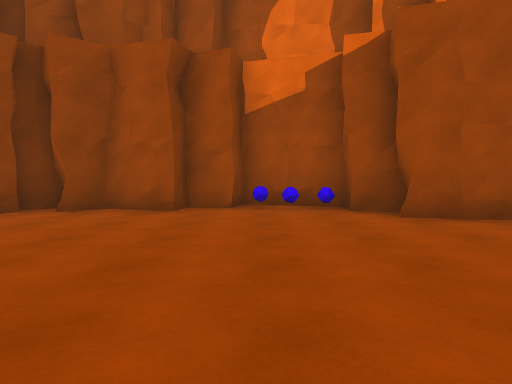
View 1 (above)

17 first-person views from a walk through a 3-D level made in the Unity game engine. The camera is 1.2 m above the floor, tilts 2° down and sees 75° across. The floor is counted in squares, 2 m on a side. Each view is taken from the middle of a square. On the plan, view 1 faces up. The plan holds only what a view shows up to about 10 squares ahead; the rest is blank. The place goes on beyond the plan. The player character is not drawn. Some animated figures are not drawn.

View 2
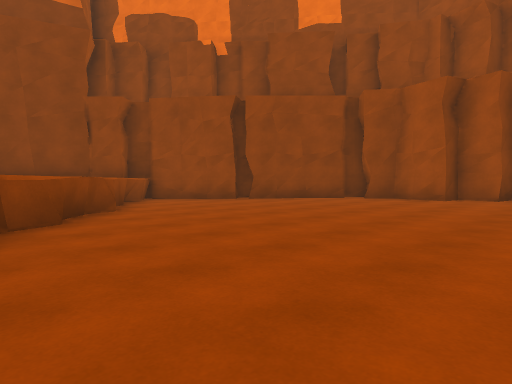

View 3
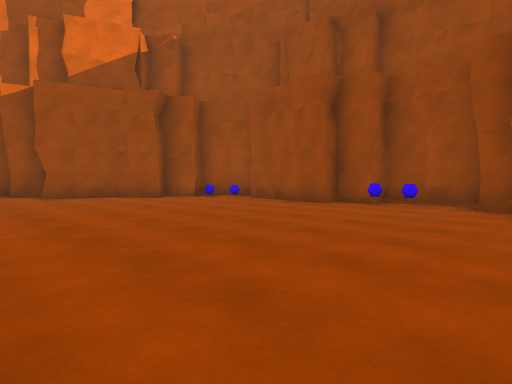

View 4
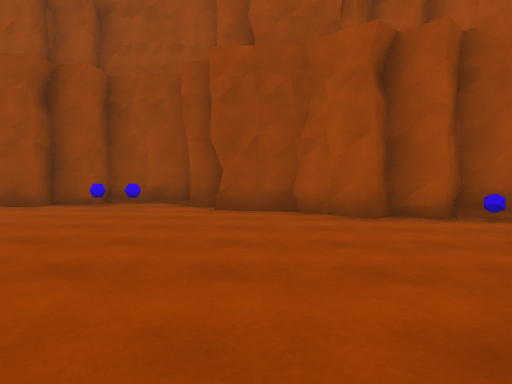

View 5
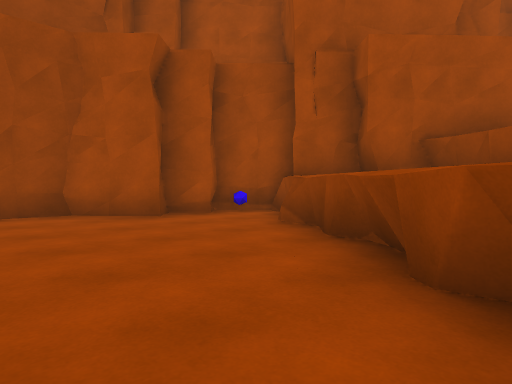

View 6
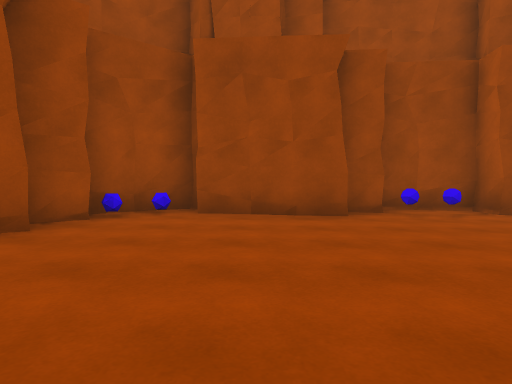

View 7
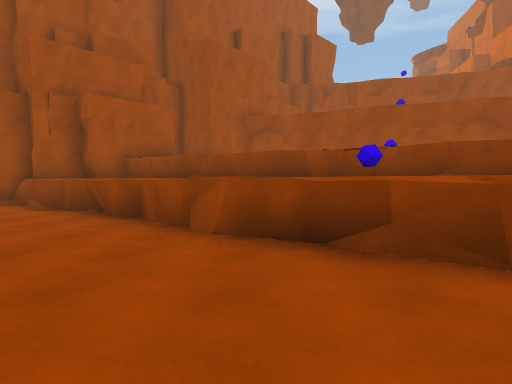

View 8
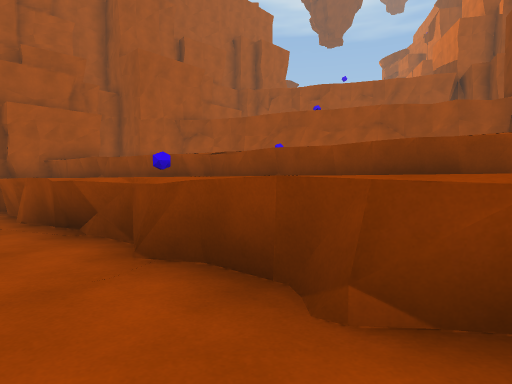

View 9
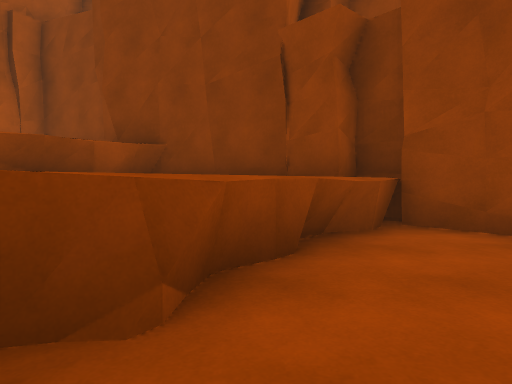

View 10
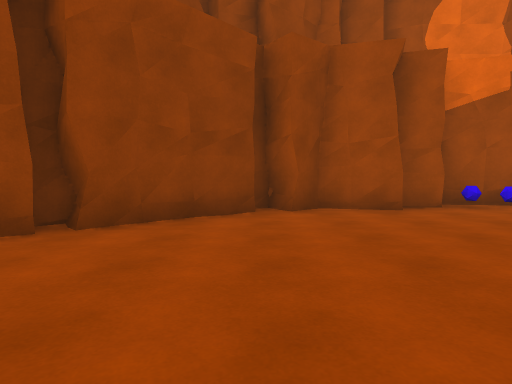

View 11
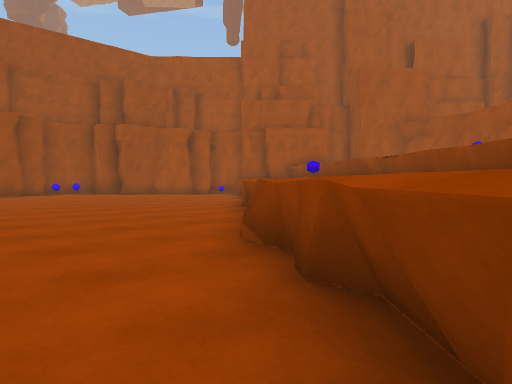

View 12
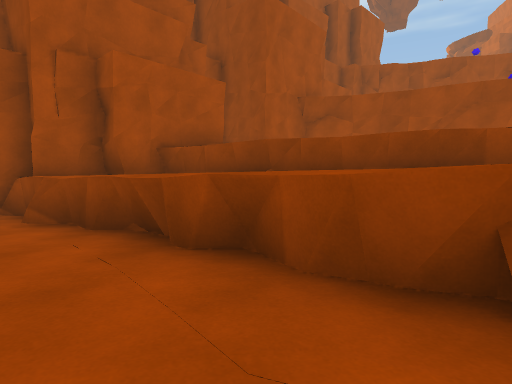

View 13
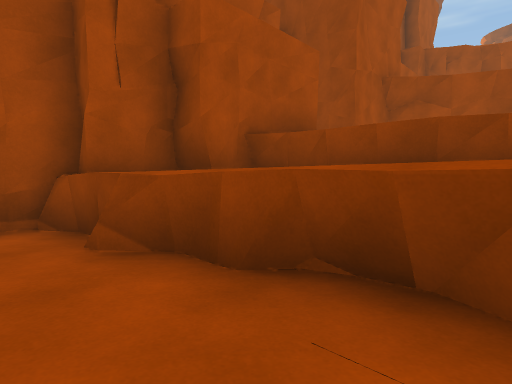

View 14
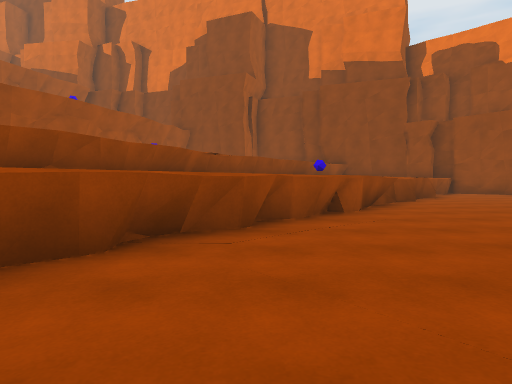

View 15
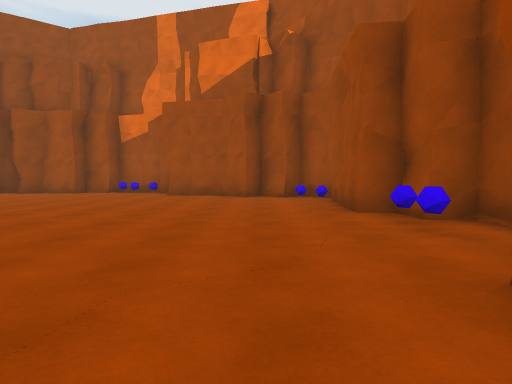

View 16
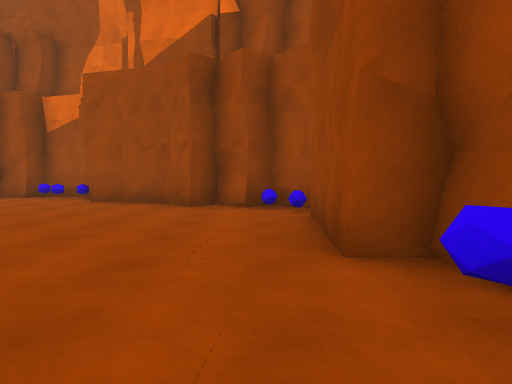

View 17
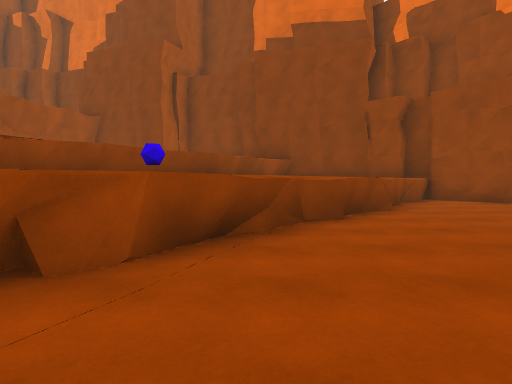

### Floor plan
Key: @ floor where view 1 was taken; # wall or solid block; . main floor; : floor 0.25 m higher than the main floor; - floor 0.25 m lower than the main floor; ^ raised ledge; O other object.
Columns run from 11 left of view 1 to 8 right of it. Each row starts with its distance up from view 1.
  7        # #####
  6       ####:OO##
  5      ##.......###
  4     ##..........####
  3   ###............OO#
  2   #...............##
  1  ##^..............##
  0  #  ^......@......##
 -1  ^   ^^............#
 -2 #^    ^^..........O#
 -3  #^    ^^..........#
 -4   ##   ^O^.........#
 -5    ##^    ^.......##
 -6      ^^    ^----.##
 -7       ^^    ^----#
 -8        ^#^   ^^--#
 -9          ^^^   #O#
-10            ^^^####
-11              ^

Positions as (right, up) in squares from view 1, and headings:
1: (0, 0), facing up
2: (1, -3), facing up-left
3: (0, -5), facing up-right
4: (0, -5), facing right
5: (0, -4), facing down-right
6: (1, 1), facing right
7: (-2, 0), facing down
8: (-5, 1), facing down
9: (-4, 0), facing left
10: (-4, 0), facing up
11: (-8, 2), facing down-right
12: (0, -3), facing down
13: (2, -5), facing down
14: (5, -6), facing left
15: (5, -6), facing up
16: (6, -3), facing up
17: (1, -3), facing left
